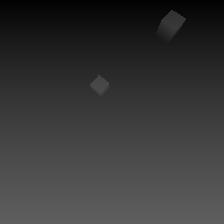
#> input picture grtest/depth/depth_env102_cam2_frame1.jpg, 224 x 224 px, given in place of cam-0025-0000.png, which was not available
$ jupyter execute --allow-errors test.ipynb   (shell and % lines are left out)
#> lines starting #> are read from the running program, lines starting #| are printed output that depends on the picture; after the words box and inside, x2 and y2 are one past the last pixel; in counts of white or black regions, pixels touching at a corner belong together; pictures that were not available may be replaced by others from this repository, and a replacement may not be noted
### inference/models/grconvnet3.py
import torch.nn as nn
import torch.nn.functional as F

from inference.models.grasp_model import GraspModel, ResidualBlock


class GenerativeResnet(GraspModel):

    def __init__(self, input_channels=4, output_channels=1, channel_size=32, dropout=False, prob=0.0):
        super(GenerativeResnet, self).__init__()
        self.conv1 = nn.Conv2d(input_channels, channel_size, kernel_size=9, stride=1, padding=4)
        self.bn1 = nn.BatchNorm2d(channel_size)

        self.conv2 = nn.Conv2d(channel_size, channel_size * 2, kernel_size=4, stride=2, padding=1)
        self.bn2 = nn.BatchNorm2d(channel_size * 2)

        self.conv3 = nn.Conv2d(channel_size * 2, channel_size * 4, kernel_size=4, stride=2, padding=1)
        self.bn3 = nn.BatchNorm2d(channel_size * 4)

        self.res1 = ResidualBlock(channel_size * 4, channel_size * 4)
        self.res2 = ResidualBlock(channel_size * 4, channel_size * 4)
        self.res3 = ResidualBlock(channel_size * 4, channel_size * 4)
        self.res4 = ResidualBlock(channel_size * 4, channel_size * 4)
        self.res5 = ResidualBlock(channel_size * 4, channel_size * 4)

        self.conv4 = nn.ConvTranspose2d(channel_size * 4, channel_size * 2, kernel_size=4, stride=2, padding=1,
                                        output_padding=1)
        self.bn4 = nn.BatchNorm2d(channel_size * 2)

        self.conv5 = nn.ConvTranspose2d(channel_size * 2, channel_size, kernel_size=4, stride=2, padding=2,
                                        output_padding=1)
        self.bn5 = nn.BatchNorm2d(channel_size)

        self.conv6 = nn.ConvTranspose2d(channel_size, channel_size, kernel_size=9, stride=1, padding=4)

        self.pos_output = nn.Conv2d(in_channels=channel_size, out_channels=output_channels, kernel_size=2)
        self.cos_output = nn.Conv2d(in_channels=channel_size, out_channels=output_channels, kernel_size=2)
        self.sin_output = nn.Conv2d(in_channels=channel_size, out_channels=output_channels, kernel_size=2)
        self.width_output = nn.Conv2d(in_channels=channel_size, out_channels=output_channels, kernel_size=2)

        self.dropout = dropout
        self.dropout_pos = nn.Dropout(p=prob)
        self.dropout_cos = nn.Dropout(p=prob)
        self.dropout_sin = nn.Dropout(p=prob)
        self.dropout_wid = nn.Dropout(p=prob)

        for m in self.modules():
            if isinstance(m, (nn.Conv2d, nn.ConvTranspose2d)):
                nn.init.xavier_uniform_(m.weight, gain=1)

    # [28 lines left out: function forward, not called in this run]

### test.ipynb
[cell 1]
import argparse
import logging
import time

import numpy as np
# import torch.utils.data
from torch.utils import data

from hardware.device import get_device
from inference.post_process import post_process_output
from utils.data import get_dataset
from utils.dataset_processing import evaluation, grasp
from utils.visualisation.plot import save_results
from usage.rgbd_dataset import Grasp_Rgbd_TestSet

from torchvision import transforms, utils
from torchvision import datasets
import torch
import matplotlib.pyplot as plt

# train_data = datasets.ImageFolder("usage/depth")      # ImageFolder文件夹名为其内的图片标签
import os
from PIL import Image
import numpy as np


#> (the rest of this cell did not finish here and is left out)

[cell 2]
a = np.zeros((224,224))
a[66,44] = 1
a[57,167] = 1
plt.imshow(a)
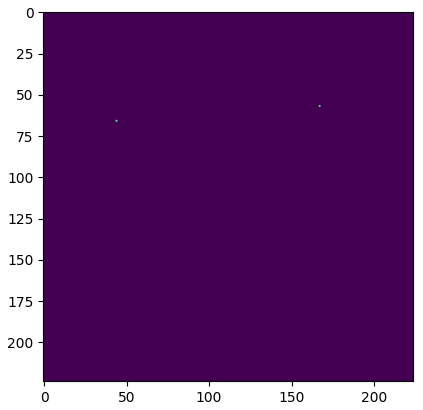
#> figure drawn by matplotlib, 1 panel

[cell 3]
from inference.models.grconvnet3 import GenerativeResnet
# import gc

#> (the rest of this cell did not finish here and is left out)


pos_list = []
print(Test_Loader)

for batch_idx, batch_data in enumerate(Test_Loader):
    batch_data = batch_data
    with torch.no_grad():
        label = network.predict(batch_data)
    # pos_list.append(label["pos"])
    pos_list.extend(torch.split(label["pos"], 1, dim=0))    # 1=每个子张量的大小
    # torch.cuda.empty_cache()
    del batch_data
    del label
    # gc.collect()
    # del batch_data

print(len(pos_list))

[cell 4]
from skimage.filters import difference_of_gaussians
from skimage.color import rgb2gray
import matplotlib.pylab as plt
from PIL import Image
import numpy as np

img = Image.open('franka_img/cam-0025-0000.png')
#> img is the input picture: PIL image 224x224 L; min 0, max 94, mean 54.9
print(img.mode)
#| L
if img.mode == "RGBA":
    img = np.array(img.convert("RGB"))
#> (the rest of this cell did not finish here and is left out)

[cell 5]
import cv2
import numpy as np

# 读取图像
image = cv2.imread('franka_img/cam-0000-0000.png')
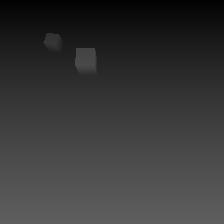
#> input picture grtest/depth/depth_env104_cam2_frame1.jpg, 224 x 224 px, given in place of cam-0000-0000.png, which was not available
#> image is the input picture: shape (224, 224, 3); min 2, max 94, mean 54.9

# 将图像从 BGR 转换为 HSV 颜色空间
hsv_image = cv2.cvtColor(image, cv2.COLOR_BGR2HSV)
#> hsv_image: shape (224, 224, 3); mean H, S, V 0, 0, 54.9

# 定义灰色的 HSV 范围
lower_gray = np.array([0, 0, 50])   # 低灰色阈值
upper_gray = np.array([180, 25, 200])  # 高灰色阈值

# 创建掩码，识别灰色区域
mask = cv2.inRange(hsv_image, lower_gray, upper_gray)
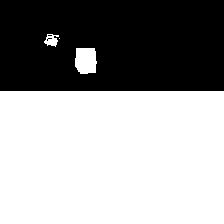
#> mask: shape (224, 224); 60.6% white; 3 black regions (2 under 20 px), largest, box (x1, y1, x2, y2) and area: (0, 0, 224, 91) 19749

# 反转掩码，得到非灰色区域
mask_inv = cv2.bitwise_not(mask)

# 使用掩码去除灰色阴影
result = cv2.bitwise_and(image, image, mask=mask_inv)
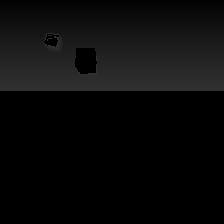
#> result: shape (224, 224, 3); min 0, max 49, mean 10.6

# 显示结果
cv2.imshow('Original Image', image)
cv2.imshow('Result Image', result)
cv2.waitKey(0)
cv2.destroyAllWindows()

[cell 6]
iter_time = 100
a = 5

while(iter_time>0):
    if a == 5:
        break
    print("hello")
